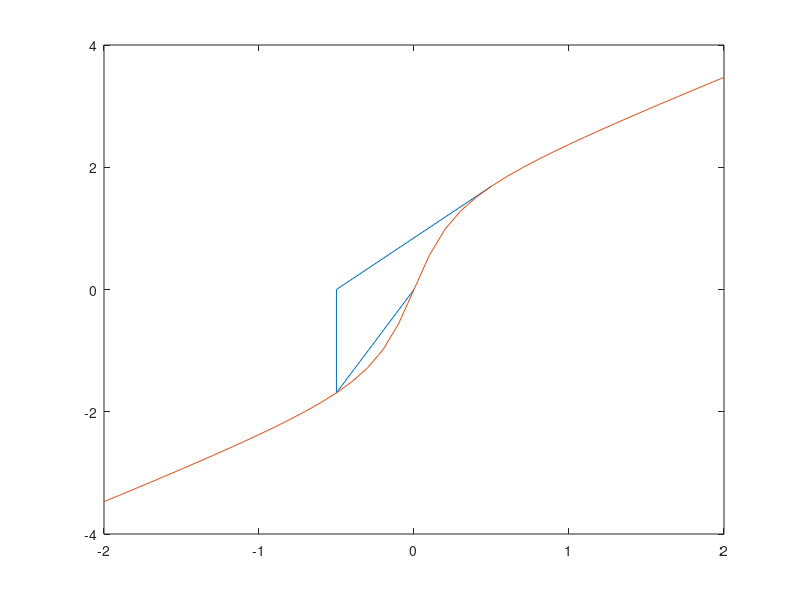

The MATLAB source for this figure:
%
% Example 2.6 Nonlinear algebraic equation (secant method)
%
xdata=zeros(40,1); ydata=zeros(40,1);
tol = 1.0e-5;    iter = 0;   c = 0;
u = 0.5;         uold = u;
P = u+atan(5*u); Pold = P;
R = -P;          conv= R^2;
fprintf('\n iter       u         conv       c');
fprintf('\n %3d  %7.5f %12.3e %7.5f',iter,u,conv,c);
Ks = 1+5*(cos(atan(5*u)))^2;
xdata(1)=u;
ydata(1)=P;
while conv > tol && iter < 20
 delu = R/Ks;
 u = uold + delu;
 P = u+atan(5*u);
 R = -P;
 conv= R^2;
 c = abs(u)/abs(uold)^2;
 Ks = (P - Pold)/(u - uold);
 uold = u;
 Pold = P;
 iter = iter + 1;
 xdata(2*iter)=u;   ydata(2*iter)=0;
 xdata(2*iter+1)=u; ydata(2*iter+1)=P;
 fprintf('\n %3d  %7.5f %12.3e %7.5f',iter,u,conv,c);
end
plot(xdata,ydata);
hold on;
x=[-2:0.1:2];
y=x+atan(5*x);
plot(x,y)
